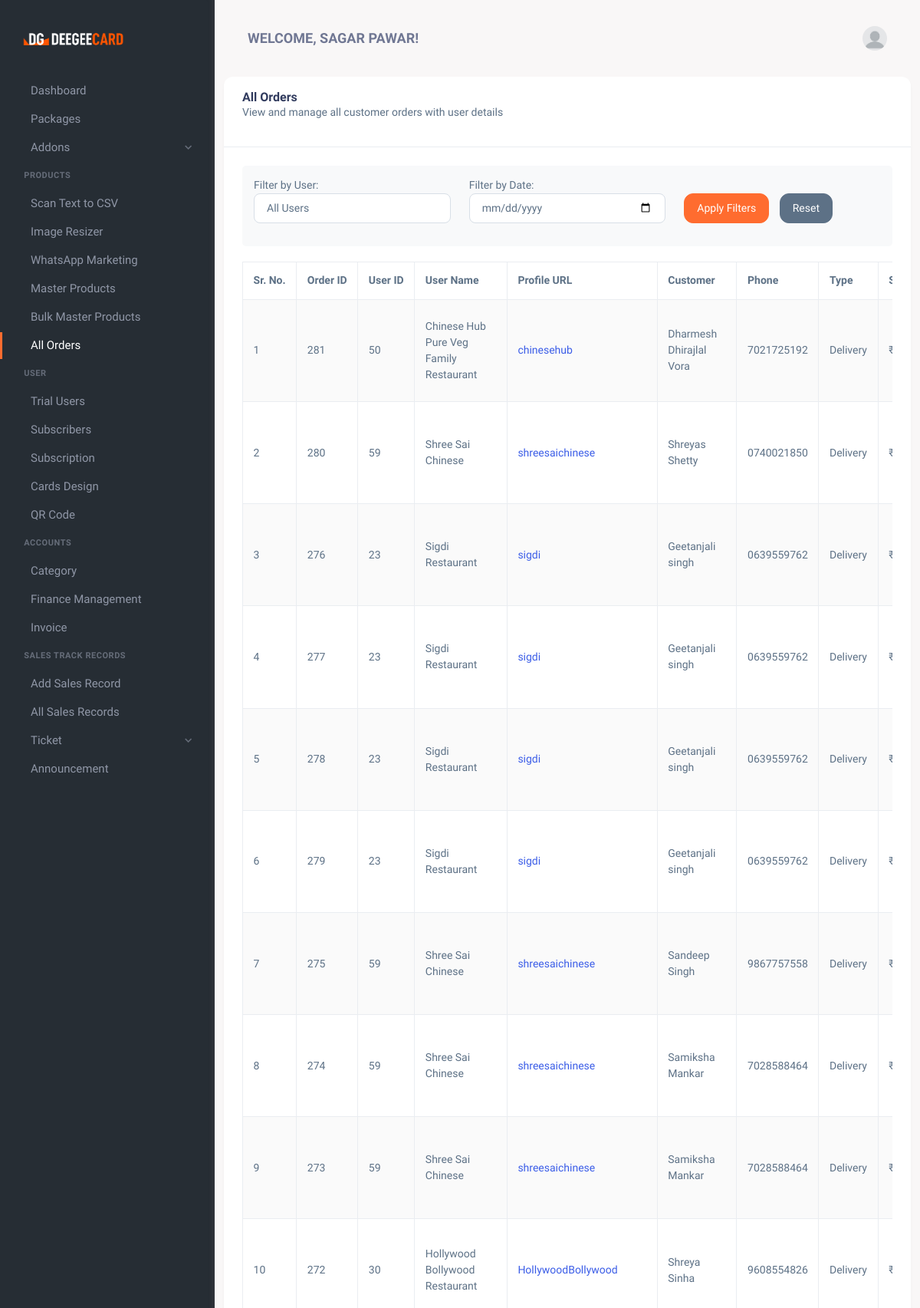
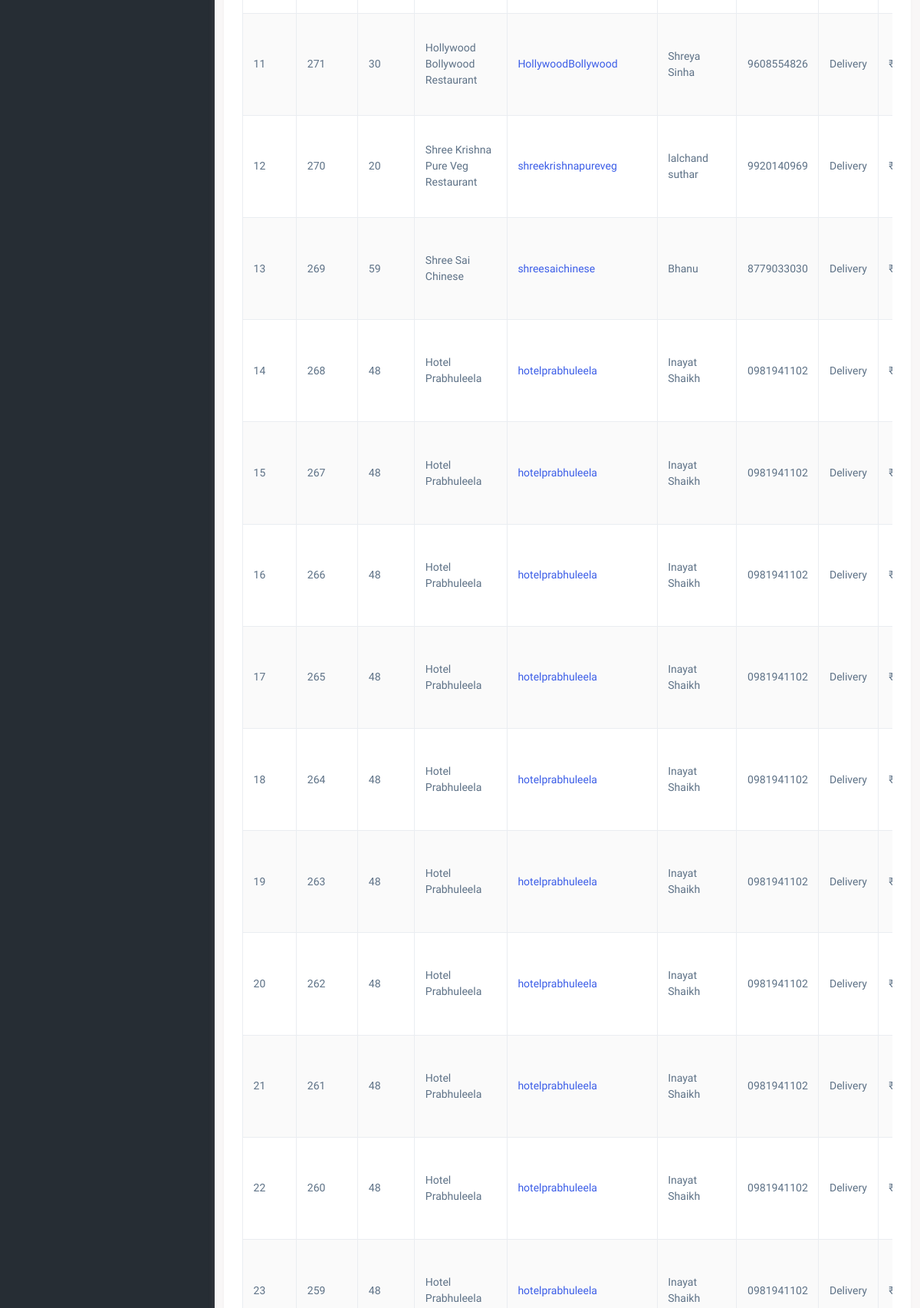
/all_orders.php (signed in, upper part), run on the app's committed database (2 pictures, top to bottom).
### tables this page shows
CREATE TABLE `users` (
  `id` int(11) NOT NULL,
  `Name` varchar(100) NOT NULL,
  `Email` varchar(100) NOT NULL,
  `Password` varchar(255) NOT NULL,
  `role` enum('admin','user','sales_person') NOT NULL DEFAULT 'user',
  `created_at` timestamp NOT NULL DEFAULT CURRENT_TIMESTAMP,
  `updated_at` timestamp NOT NULL DEFAULT CURRENT_TIMESTAMP ON UPDATE CURRENT_TIMESTAMP,
  `phone` varchar(15) NOT NULL,
  `address` text NOT NULL,
  `is_trial` tinyint(1) DEFAULT '0',
  `trial_start` datetime DEFAULT NULL,
  `trial_end` datetime DEFAULT NULL
);

CREATE TABLE `orders` (
  `order_id` int(11) NOT NULL,
  `user_id` int(11) NOT NULL,
  `customer_name` varchar(100) NOT NULL,
  `customer_phone` varchar(20) NOT NULL,
  `order_type` enum('delivery','dining') NOT NULL,
  `delivery_address` text,
  `table_number` varchar(20) DEFAULT NULL,
  `order_notes` text,
  `subtotal` decimal(10,2) NOT NULL,
  `discount_amount` decimal(10,2) DEFAULT '0.00',
  `discount_type` varchar(50) DEFAULT NULL,
  `gst_amount` decimal(10,2) DEFAULT '0.00',
  `delivery_charge` decimal(10,2) DEFAULT '0.00',
  `total_amount` decimal(10,2) NOT NULL,
  `status` enum('Pending','Confirmed','Preparing','Ready','Completed','Cancelled') NOT NULL DEFAULT 'Pending',
  `created_at` timestamp NOT NULL DEFAULT CURRENT_TIMESTAMP,
  `updated_at` timestamp NOT NULL DEFAULT CURRENT_TIMESTAMP ON UPDATE CURRENT_TIMESTAMP
);

CREATE TABLE `profile_url_details` (
  `user_id` int(11) NOT NULL,
  `profile_url` varchar(255) NOT NULL,
  `created_at` timestamp NOT NULL DEFAULT CURRENT_TIMESTAMP,
  `updated_at` timestamp NOT NULL DEFAULT CURRENT_TIMESTAMP ON UPDATE CURRENT_TIMESTAMP
);

### all_orders.php (the view, shortened to what this page needs)
<?php
require 'db_connection.php';
$user_id = $_SESSION['user_id'];
$sql = "SELECT name FROM users WHERE id = ?";
$stmt = $conn->prepare($sql);
$stmt->bind_param("i", $user_id);
$stmt->execute();
$stmt->bind_result($user_name);
$filter_date = isset($_GET['date_filter']) ? $_GET['date_filter'] : '';
$orders_sql = "SELECT o.*,
                      u.id as user_id,
                      u.name as user_name,
                      u.email as user_email,
                      p.profile_url
               FROM orders o
               JOIN users u ON o.user_id = u.id
               LEFT JOIN profile_url_details p ON u.id = p.user_id
               WHERE u.id != 28";
$orders_sql .= " ORDER BY o.created_at DESC";
$orders_result = $conn->query($orders_sql);
?>
<!DOCTYPE html>
<html lang="en">
<head>
    <link href="assets/css/vendor.min.css" rel="stylesheet" type="text/css" />
    <link href="assets/css/icons.min.css" rel="stylesheet" type="text/css" />
    <link href="assets/css/app.min.css" rel="stylesheet" type="text/css" />
    <link href="assets/css/style.css" rel="stylesheet" type="text/css" />
    <link rel="stylesheet" type="text/css" href="https://cdn.datatables.net/1.11.5/css/jquery.dataTables.css">
    <link rel="stylesheet" href="https://cdn.jsdelivr.net/npm/flatpickr/dist/flatpickr.min.css">
</head>
<body>
    <div class="wrapper">
        <?php include 'toolbar.php'; ?>
        <?php include 'admin_menu.php'; ?>
        <div class="page-content">
            <div class="container">
                <div class="row">
                    <div class="col-xl-12">
                        <div class="card">
                            <div class="card-header">
                                <h4 class="card-title">All Orders</h4>
                                <p class="card-title-desc">View and manage all customer orders with user details</p>
                            </div>
                            <div class="card-body">
                                <div class="filter-section">
                                    <form method="GET" action="">
                                        <div class="row">
                                            <div class="col-md-4">
                                                <div class="form-group">
                                                    <label for="user_filter">Filter by User:</label>
                                                    <select class="form-control" id="user_filter" name="user_filter">
                                                        <option value="">All Users</option>
                                                    </select>
                                                </div>
                                            </div>
                                            <div class="col-md-4">
                                                <div class="form-group">
                                                    <label for="date_filter">Filter by Date:</label>
                                                    <input type="date" class="form-control" id="date_filter" name="date_filter" value="<?php echo htmlspecialchars($filter_date); ?>">
                                                </div>
                                            </div>
                                            <div class="col-md-4 d-flex align-items-end">
                                                <div class="form-group">
                                                    <button type="submit" class="btn btn-primary filter-btn">Apply Filters</button>
                                                    <a href="all_orders.php" class="btn btn-secondary">Reset</a>
                                                </div>
                                            </div>
                                        </div>
                                    </form>
                                </div>
                                <div class="table-responsive">
                                    <table id="ordersTable" class="table table-striped table-bordered dt-responsive nowrap" style="border-collapse: collapse; border-spacing: 0; width: 100%;">
                                        <thead>
                                            <tr>
                                                <th>Sr. No.</th>
                                                <th>Order ID</th>
                                                <th>User ID</th>
                                                <th>User Name</th>
                                                <th>Profile URL</th>
                                                <th>Customer</th>
                                                <th>Phone</th>
                                                <th>Type</th>
                                                <th>Subtotal</th>
                                            </tr>
                                        </thead>
                                        <tbody>
                                            <?php
                                            $counter = 1;
                                            while ($order = $orders_result->fetch_assoc()):
                                            ?>
                                            <tr>
                                                <td><?php echo $counter++; ?></td>
                                                <td><?php echo htmlspecialchars($order['order_id']); ?></td>
                                                <td><?php echo htmlspecialchars($order['user_id']); ?></td>
                                                <td><?php echo htmlspecialchars($order['user_name']); ?></td>
                                                <td>
                                                    <?php if (!empty($order['profile_url'])): ?>
                                                        <a href="https://deegeecard.com/<?php echo htmlspecialchars($order['profile_url']); ?>"
                                                           class="profile-url"
                                                           target="_blank">
                                                           <?php echo htmlspecialchars($order['profile_url']); ?>
                                                        </a>
                                                    <?php else: ?>
                                                        <span class="text-muted">Not set</span>
                                                    <?php endif; ?>
                                                </td>
                                                <td><?php echo htmlspecialchars($order['customer_name']); ?></td>
                                                <td><?php echo htmlspecialchars($order['customer_phone']); ?></td>
                                                <td><?php echo htmlspecialchars(ucfirst($order['order_type'])); ?></td>
                                                <td>₹<?php echo number_format($order['subtotal'], 2); ?></td>
                                            </tr>
                                            <?php endwhile; ?>
                                        </tbody>
                                    </table>
                                </div>
                            </div>
                        </div>
                    </div>
                </div>
            </div>
        </div>
    </div>
</body>
</html>

### toolbar.php (shortened to what this page needs)
<header class="topbar">
     <div class="container-fluid">
          <div class="navbar-header">
               <div class="d-flex align-items-center">
                    <div class="topbar-item">
                         <h4 class="fw-bold topbar-button pe-none text-uppercase mb-0">Welcome,
                         <?php echo htmlspecialchars($user_name); ?>!</h4>
                    </div>
               </div>
               <div class="d-flex align-items-center gap-1">
                    <div class="topbar-item">
                         <button type="button" class="topbar-button" id="light-dark-mode">
                         </button>
                    </div>
                    <div class="dropdown topbar-item">
                         <a type="button" class="topbar-button" id="page-header-user-dropdown" data-bs-toggle="dropdown" aria-haspopup="true" aria-expanded="false">
                              <span class="d-flex align-items-center">
                                   <img class="rounded-circle" width="32" src="assets/images/users/dummy-avatar.jpg" alt="avatar-3">
                              </span>
                         </a>
                    </div>
               </div>
          </div>
     </div>
</header>

### assets/css/style.css (style rules this page uses)
.table-responsive { overflow-x: auto; }
.table th, .table td { vertical-align: middle; }
.filter-section { padding: 15px; margin-bottom: 20px; border-radius: 5px; }
.table th { white-space: nowrap; }
table { width: 100%; border-collapse: collapse; }
th, td { padding: 8px; text-align: left; border-bottom: 1px solid #ddd; }
th { background-color: #f2f2f2; position: sticky; top: 0; }

### all_orders.php (style rules this page uses)
.profile-url { color: #3b5de7; text-decoration: none; }
.filter-section { background-color: #f8f9fa; padding: 15px; border-radius: 5px; margin-bottom: 20px; }
.filter-section .form-group { margin-bottom: 15px; }
.filter-btn { margin-right: 10px; }

### data on the page
users: Name "SAGAR PAWAR"
orders: order_id "281", user "50", user.Name "Chinese Hub Pure Veg Family Restaurant", profile_url_details.profile_url "chinesehub", customer_name "Dharmesh Dhirajlal Vora", customer_phone "7021725192", order_type "Delivery"
orders: order_id "280", user "59", user.Name "Shree Sai Chinese", profile_url_details.profile_url "shreesaichinese", customer_name "Shreyas Shetty", customer_phone "0740021850", order_type "Delivery"
orders: order_id "276", user "23", user.Name "Sigdi Restaurant", profile_url_details.profile_url "sigdi", customer_name "Geetanjali singh", customer_phone "0639559762", order_type "Delivery"
orders: order_id "277", user "23", user.Name "Sigdi Restaurant", profile_url_details.profile_url "sigdi", customer_name "Geetanjali singh", customer_phone "0639559762", order_type "Delivery"
orders: order_id "278", user "23", user.Name "Sigdi Restaurant", profile_url_details.profile_url "sigdi", customer_name "Geetanjali singh", customer_phone "0639559762", order_type "Delivery"
orders: order_id "279", user "23", user.Name "Sigdi Restaurant", profile_url_details.profile_url "sigdi", customer_name "Geetanjali singh", customer_phone "0639559762", order_type "Delivery"
orders: order_id "275", user "59", user.Name "Shree Sai Chinese", profile_url_details.profile_url "shreesaichinese", customer_name "Sandeep Singh", customer_phone "9867757558", order_type "Delivery"
orders: order_id "274", user "59", user.Name "Shree Sai Chinese", profile_url_details.profile_url "shreesaichinese", customer_name "Samiksha Mankar", customer_phone "7028588464", order_type "Delivery"
orders: order_id "273", user "59", user.Name "Shree Sai Chinese", profile_url_details.profile_url "shreesaichinese", customer_name "Samiksha Mankar", customer_phone "7028588464", order_type "Delivery"
orders: order_id "272", user "30", user.Name "Hollywood Bollywood Restaurant", profile_url_details.profile_url "HollywoodBollywood", customer_name "Shreya Sinha", customer_phone "9608554826", order_type "Delivery"
orders: order_id "271", user "30", user.Name "Hollywood Bollywood Restaurant", profile_url_details.profile_url "HollywoodBollywood", customer_name "Shreya Sinha", customer_phone "9608554826", order_type "Delivery"
orders: order_id "270", user "20", user.Name "Shree Krishna Pure Veg Restaurant", profile_url_details.profile_url "shreekrishnapureveg", customer_name "lalchand suthar", customer_phone "9920140969", order_type "Delivery"
orders: order_id "269", user "59", user.Name "Shree Sai Chinese", profile_url_details.profile_url "shreesaichinese", customer_name "Bhanu", customer_phone "8779033030", order_type "Delivery"
orders: order_id "268", user "48", user.Name "Hotel Prabhuleela", profile_url_details.profile_url "hotelprabhuleela", customer_name "Inayat Shaikh", customer_phone "0981941102", order_type "Delivery"
orders: order_id "267", user "48", user.Name "Hotel Prabhuleela", profile_url_details.profile_url "hotelprabhuleela", customer_name "Inayat Shaikh", customer_phone "0981941102", order_type "Delivery"
orders: order_id "266", user "48", user.Name "Hotel Prabhuleela", profile_url_details.profile_url "hotelprabhuleela", customer_name "Inayat Shaikh", customer_phone "0981941102", order_type "Delivery"
orders: order_id "265", user "48", user.Name "Hotel Prabhuleela", profile_url_details.profile_url "hotelprabhuleela", customer_name "Inayat Shaikh", customer_phone "0981941102", order_type "Delivery"
orders: order_id "264", user "48", user.Name "Hotel Prabhuleela", profile_url_details.profile_url "hotelprabhuleela", customer_name "Inayat Shaikh", customer_phone "0981941102", order_type "Delivery"
orders: order_id "263", user "48", user.Name "Hotel Prabhuleela", profile_url_details.profile_url "hotelprabhuleela", customer_name "Inayat Shaikh", customer_phone "0981941102", order_type "Delivery"
orders: order_id "262", user "48", user.Name "Hotel Prabhuleela", profile_url_details.profile_url "hotelprabhuleela", customer_name "Inayat Shaikh", customer_phone "0981941102", order_type "Delivery"
orders: order_id "261", user "48", user.Name "Hotel Prabhuleela", profile_url_details.profile_url "hotelprabhuleela", customer_name "Inayat Shaikh", customer_phone "0981941102", order_type "Delivery"
orders: order_id "260", user "48", user.Name "Hotel Prabhuleela", profile_url_details.profile_url "hotelprabhuleela", customer_name "Inayat Shaikh", customer_phone "0981941102", order_type "Delivery"
orders: order_id "259", user "48", user.Name "Hotel Prabhuleela", profile_url_details.profile_url "hotelprabhuleela", customer_name "Inayat Shaikh", customer_phone "0981941102", order_type "Delivery"
